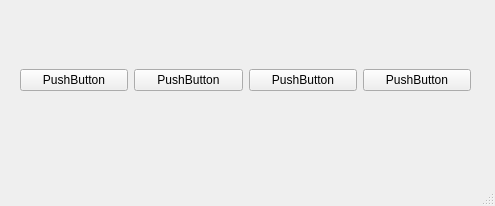
<?xml version="1.0" encoding="UTF-8"?>
<ui version="4.0">
 <class>MainWindow</class>
 <widget class="QMainWindow" name="MainWindow">
  <property name="geometry">
   <rect>
    <x>0</x>
    <y>0</y>
    <width>495</width>
    <height>206</height>
   </rect>
  </property>
  <property name="windowTitle">
   <string>MainWindow</string>
  </property>
  <widget class="QWidget" name="centralwidget">
   <widget class="QWidget" name="">
    <property name="geometry">
     <rect>
      <x>20</x>
      <y>20</y>
      <width>451</width>
      <height>121</height>
     </rect>
    </property>
    <layout class="QHBoxLayout" name="horizontalLayout">
     <item>
      <widget class="QPushButton" name="pushButton">
       <property name="text">
        <string>PushButton</string>
       </property>
      </widget>
     </item>
     <item>
      <widget class="QPushButton" name="pushButton_3">
       <property name="text">
        <string>PushButton</string>
       </property>
      </widget>
     </item>
     <item>
      <widget class="QPushButton" name="pushButton_4">
       <property name="text">
        <string>PushButton</string>
       </property>
      </widget>
     </item>
     <item>
      <widget class="QPushButton" name="pushButton_2">
       <property name="text">
        <string>PushButton</string>
       </property>
      </widget>
     </item>
    </layout>
   </widget>
  </widget>
  <widget class="QMenuBar" name="menubar">
   <property name="geometry">
    <rect>
     <x>0</x>
     <y>0</y>
     <width>495</width>
     <height>22</height>
    </rect>
   </property>
  </widget>
  <widget class="QStatusBar" name="statusbar"/>
 </widget>
 <resources/>
 <connections/>
</ui>
